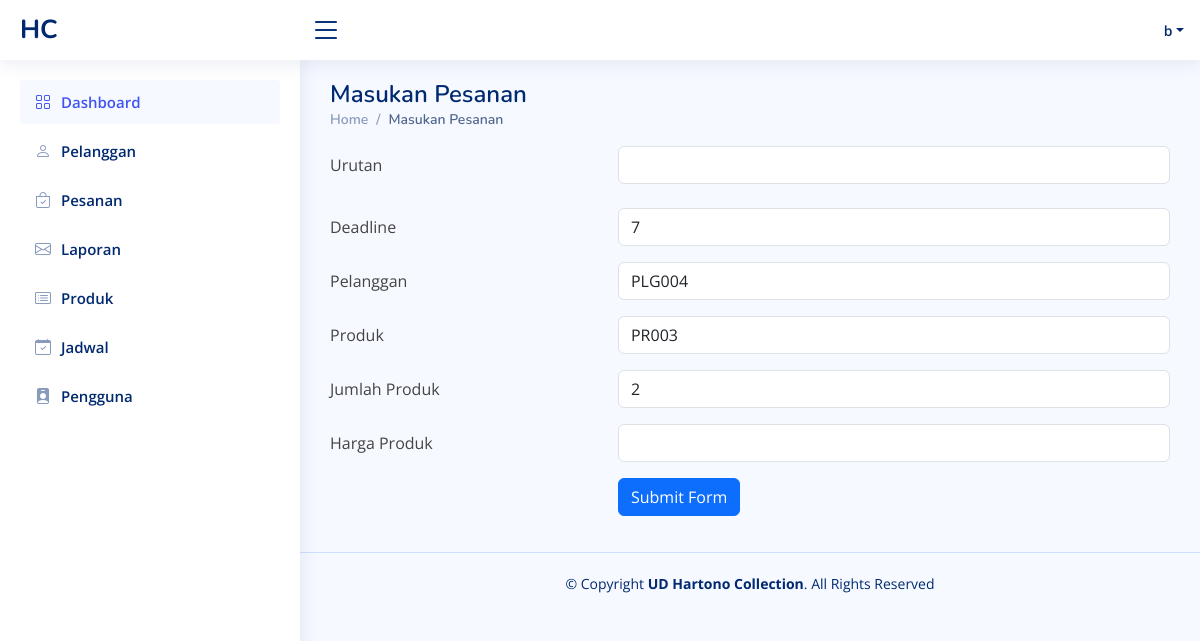
The app's page /admin/masukan_orderan.php?id=36 (signed in) with its own data.
### tables this page shows
CREATE TABLE `order_pelanggan` (
  `id` int(11) NOT NULL,
  `kode_pelanggan` varchar(10) NOT NULL,
  `kode_barang` varchar(10) NOT NULL,
  `jumlah_barang` int(11) NOT NULL,
  `deadline` int(11) NOT NULL,
  `tanggal_input` timestamp NOT NULL DEFAULT current_timestamp()
);

### admin/masukan_orderan.php (the view, shortened to what this page needs)
<?php
require_once '../koneksi/koneksi.php';
if (isset($_GET['id'])) {
    $id = $_GET['id'];
    $sqlSelect = "SELECT op.*, pl.nama, pr.nama_produk FROM order_pelanggan op
                  JOIN pelanggan pl ON op.kode_pelanggan = pl.id_pelanggan
                  JOIN produk pr ON op.kode_barang = pr.id_produk
                  WHERE op.id = '$id'";
    $result = $conn->query($sqlSelect);
    if ($result->num_rows == 1) {
        $row = $result->fetch_assoc();
    } else {
        echo "Data tidak ditemukan.";
        exit();
    }
} else {
    echo "ID tidak diberikan.";
    exit();
}
?>
<!DOCTYPE html>
<html lang="en">
<?php include 'root/head.php'; ?>
<body>
    <?php include 'root/navbar.php'; ?>
    <main id="main" class="main">
        <div class="pagetitle">
            <h1>Masukan Pesanan</h1>
            <nav>
                <ol class="breadcrumb">
                    <li class="breadcrumb-item"><a href="index.html">Home</a></li>
                    <li class="breadcrumb-item active">Masukan Pesanan</li>
                </ol>
            </nav>
        </div>
        <section class="section dashboard">
            <div class="row">
                <form action="proses_tambah_pesanan_orderan.php" method="post">
                    <div class="row mb-4">
                        <label for="inputText" class="col-sm-4 col-form-label">Urutan</label>
                        <div class="col-sm-8">
                            <input type="number" name="pesanan_masuk" required class="form-control">
                        </div>
                    </div>
                    <div class="row mb-3">
                        <label for="inputEmail" class="col-sm-4 col-form-label">Deadline</label>
                        <div class="col-sm-8">
                            <input type="number" name="deadline" value="<?php echo $row['deadline']; ?>" required
                                class="form-control">
                        </div>
                    </div>
                    <div class="row mb-3">
                        <label for="inputPassword" class="col-sm-4 col-form-label">Pelanggan</label>
                        <div class="col-sm-8">
                            <input type="text" name="id_pelanggan" value="<?php echo $row['kode_pelanggan']; ?>"
                                required class="form-control">
                        </div>
                    </div>
                    <div class="row mb-3">
                        <label for="inputText" class="col-sm-4 col-form-label">Produk</label>
                        <div class="col-sm-8">
                            <input type="text" name="kode_produk" value="<?php echo $row['kode_barang']; ?>" required
                                class="form-control">
                        </div>
                    </div>
                    <div class="row mb-3">
                        <label for="inputEmail" class="col-sm-4 col-form-label">Jumlah Produk</label>
                        <div class="col-sm-8">
                            <input type="number" name="jumlah_produk" value="<?php echo $row['jumlah_barang']; ?>"
                                required class="form-control">
                        </div>
                    </div>
                    <div class="row mb-3">
                        <label for="inputEmail" class="col-sm-4 col-form-label">Harga Produk</label>
                        <div class="col-sm-8">
                            <input type="number" name="harga_produk" required class="form-control">
                        </div>
                    </div>
                    <div class="row mb-3">
                        <label class="col-sm-4 col-form-label"></label>
                        <div class="col-sm-8">
                            <button type="submit" class="btn btn-primary">Submit
                                Form</button>
                        </div>
                    </div>
                </form>
            </div>
        </section>
    </main>
    <?php include 'root/footer.php'; ?>
</body>
</html>

### admin/assets/css/style.css (style rules this page uses)
:root { scroll-behavior: smooth; }
body { font-family: "Open Sans", sans-serif; background: #f6f9ff; color: #444444; }
a { color: #4154f1; text-decoration: none; }
h1, h2, h3, h4, h5, h6 { font-family: "Nunito", sans-serif; }
#main { margin-top: 60px; padding: 20px 30px; transition: all 0.3s; }
.pagetitle { margin-bottom: 10px; }
.pagetitle h1 { font-size: 24px; margin-bottom: 0; font-weight: 600; color: #012970; }
.breadcrumb { font-size: 14px; font-family: "Nunito", sans-serif; color: #899bbd; font-weight: 600; }
.breadcrumb a { color: #899bbd; transition: 0.3s; }
.breadcrumb .breadcrumb-item::before { color: #899bbd; }
.breadcrumb .active { color: #51678f; font-weight: 600; }
@media (min-width: 1200px) { #main, #footer { margin-left: 300px; } }

### records on screen
order_pelanggan: deadline "7", id_pelanggan "PLG004", kode_produk "PR003", jumlah_produk "2"

### other values on screen
$_SESSION['user_name'] "b"
